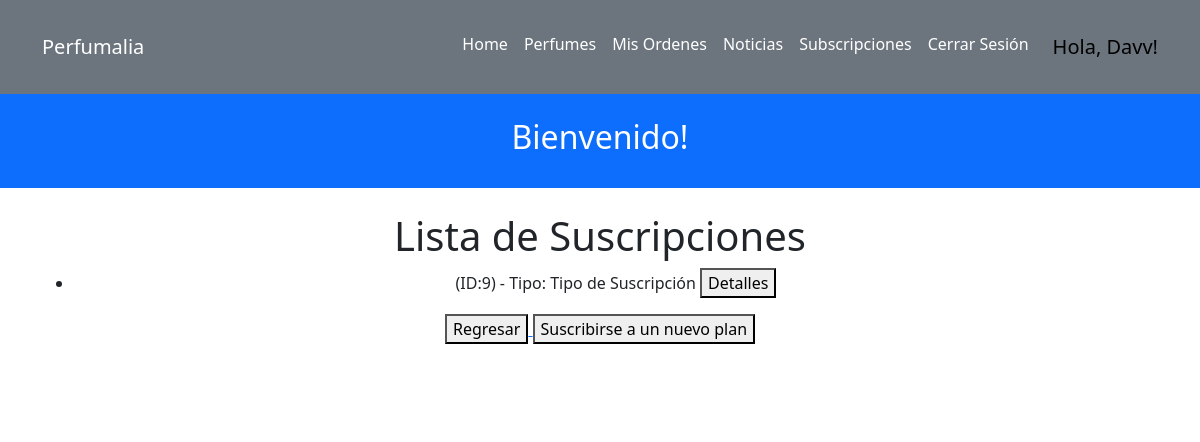
Screenshot of /subscriptions/ (signed in) with the database file from the repository.
### store/models.py (models this page shows, shortened)
class User(AbstractBaseUser, PermissionsMixin):
    userID = models.AutoField(primary_key=True)
    name = models.CharField(max_length=100)
    email = models.EmailField(max_length=100, unique=True)
    address = models.CharField(max_length=200)
    cellphoneNumber = models.CharField(max_length=20)
    dateOfBirth = models.DateField()
    password = models.CharField(max_length=128)
    is_active = models.BooleanField(default=True)
    is_staff = models.BooleanField(default=False)
    objects = CustomUserManager()
    USERNAME_FIELD = 'email'
    REQUIRED_FIELDS = ['name', 'address', 'cellphoneNumber', 'dateOfBirth']

class Subscription(models.Model):
    subscriptionID = models.AutoField(primary_key=True)
    userID = models.ForeignKey(settings.AUTH_USER_MODEL, on_delete=models.CASCADE)
    plan = models.ForeignKey(SubscriptionPlan, on_delete=models.CASCADE, default=1)  # Define un valor por defecto
    subscriptionStatus = models.CharField(max_length=50)
    subscriptionType = models.CharField(max_length=100)
    billingDate = models.DateField()
    expirationDate = models.DateField()

### store/views.py (the view)
# urls.py: path('subscriptions/', SubscriptionsPageView.as_view(), name='subscriptions'),
@method_decorator(login_required, name='dispatch')
class SubscriptionsPageView(TemplateView):
    template_name = 'subscriptions.html'
    def get(self, request):
        subscriptions = Subscription.objects.filter(userID=request.user)
        return render(request, self.template_name, {'subscriptions': subscriptions})

### store/contextProcessors.py (called while the page is built)
def cart_items_count(request):
    if request.user.is_authenticated:
        try:
            cart = ShoppingCart.objects.get(userID=request.user)
            cart_items_count = cart.cartitem_set.count()
        except ShoppingCart.DoesNotExist:
            cart_items_count = 0
    else:
        cart_items_count = 0
    return {'cart_items_count': cart_items_count}

### store/templates/subscriptions.html (shortened to what this page needs)
{% extends 'base.html' %}
{% block content %}
<div class="text-center">
  <h1>Lista de Suscripciones</h1>
  <ul>
      {% for sub in subscriptions %}
          <li>(ID:{{ sub.subscriptionID }}) - Tipo: {{ sub.subscriptionType }}
              <a href="{% url 'subscriptiondetails' sub.subscriptionID %}">
                  <button>Detalles</button>
              </a>
          </li>
      {% endfor %}
  </ul>
  <a href="/">
      <button>Regresar</button>
  </a>
  <a href="{% url 'subscription_plans' %}">
      <button>Suscribirse a un nuevo plan</button>
  </a>
</div>
{% endblock %}

### store/templates/base.html (shortened to what this page needs)
{% load static %}
<!doctype html>
<html lang="en">
<head>
  <link href="https://cdn.jsdelivr.net/npm/bootstrap@5.3.0-alpha1/dist/css/bootstrap.min.css" rel="stylesheet" />
</head>
<body>
  <nav class="navbar navbar-expand-lg navbar-dark bg-secondary py-4">
    <div class="container">
      <a class="navbar-brand" href="{% url 'home' %}"> Perfumalia</a>
      <div class="collapse navbar-collapse" id="navbarNavAltMarkup">
        <div class="navbar-nav ms-auto">
          <a class="nav-link active" href="{% url 'home' %}">Home</a>
          {% if user.is_authenticated %}
            <a class="nav-link active" href="{% url 'perfumes' %}">Perfumes</a>
            <a class="nav-link active" href="{% url 'orders' %}">Mis Ordenes</a>
            <a class="nav-link active" href="{% url 'news' %}">Noticias</a>
            <a class="nav-link active" href="{% url 'subscriptions' %}">Subscripciones</a>
            <a class="nav-link active" href="{% url 'logout' %}">Cerrar Sesión</a>
            <span class="navbar-text ms-3" style="font-size: 1.25rem; color: black;">Hola, {{ user.name }}!</span>
          {% else %}
            <a class="nav-link active" href="{% url 'login' %}">Inicia Sesion</a>
            <a class="nav-link active" href="{% url 'register' %}">Registrate</a>
          {% endif %}
        </div>
      </div>
    </div>
  </nav>
  <header class="masthead bg-primary text-white text-center py-4">
    <div class="container d-flex align-items-center flex-column">
      <h2>{% block header_title %}Bienvenido!{% endblock %}</h2>
    </div>
  </header>
  <div class="container my-4">
    {% block content %}
    {% endblock %}
  </div>
  {% block footer %}
  <div class="copyright py-4 text-center text-white">
    <div class="container">
      <small>
        Copyright - <a class="text-reset fw-bold text-decoration-none" target="_blank"
          href="https://twitter.com/danielgarax">
        </a>
      </small>
    </div>
  </div>
  {% endblock %}
</body>
</html>

### rows the page displays
User: name "Davv"
Subscription: subscriptionID "9", subscriptionType "Tipo de Suscripción"
